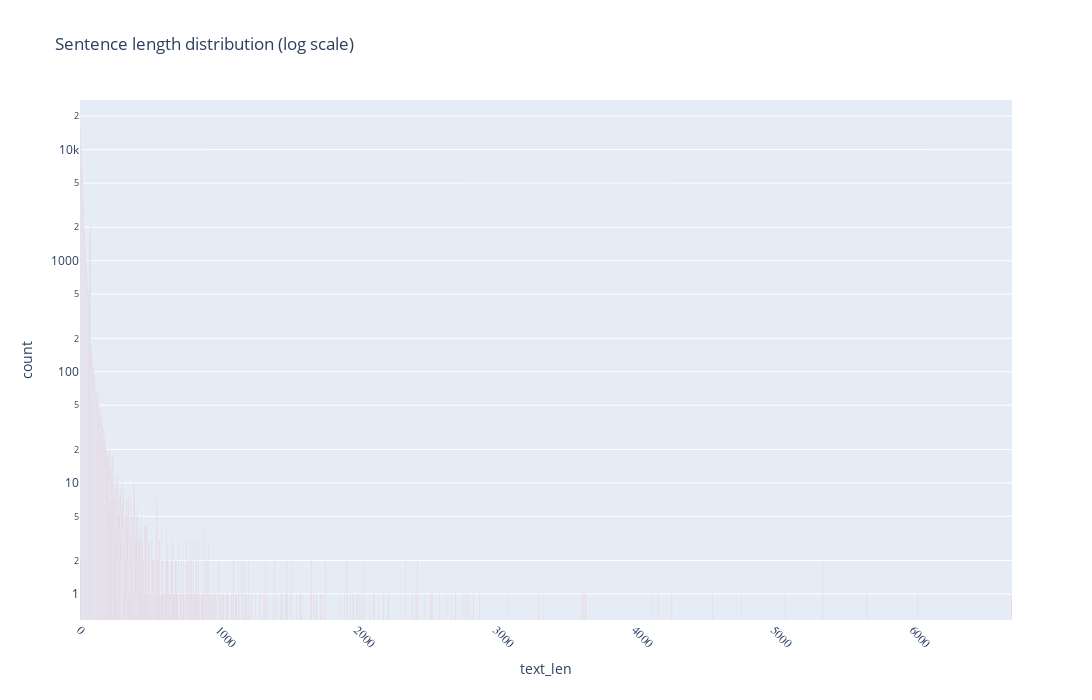

Here is the notebook cell this chart was saved with:
### Code cell
wzorcowy["text_len"]=wzorcowy["text"].map(lambda x: len(str(x).split()))
grouped_len=wzorcowy.groupby('text_len').size().reset_index(name='count').sort_values(by="count",ascending=False)
fig = px.bar(grouped_len, x='text_len', y='count', title="Sentence length distribution (log scale)",log_y=True,color_discrete_sequence =['red']*len(grouped_len))
fig.update_layout(height=700, width=1300)
fig.update_xaxes(tickangle=45, tickfont=dict(family='Rockwell', size=12))
fig.show()

### Figure 1 — Plotly figure (JSON) as saved in the notebook; plotly's stock layout.template omitted (floating-point values rounded to 4 significant figures; data arrays with more than 128 entries replaced by an {"elided": "..."} marker saying what was removed)
{"data": [{"alignmentgroup": "True", "hovertemplate": "text_len=%{x}<br>count=%{y}<extra></extra>", "legendgroup": "", "marker": {"color": "red", "pattern": {"shape": ""}}, "name": "", "offsetgroup": "", "orientation": "v", "showlegend": false, "textposition": "auto", "type": "bar", "x": {"elided": "782 int values"}, "xaxis": "x", "y": {"elided": "782 int values"}, "yaxis": "y"}], "layout": {"barmode": "relative", "height": 700, "legend": {"tracegroupgap": 0}, "title": {"text": "Sentence length distribution (log scale)"}, "width": 1300, "xaxis": {"anchor": "y", "domain": [0, 1], "tickangle": 45, "tickfont": {"family": "Rockwell", "size": 12}, "title": {"text": "text_len"}}, "yaxis": {"anchor": "x", "domain": [0, 1], "title": {"text": "count"}, "type": "log"}}}
